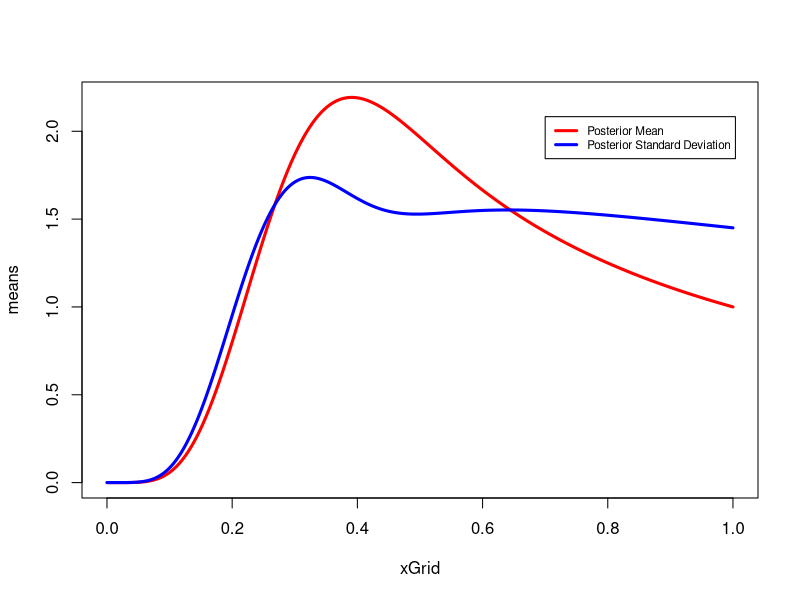
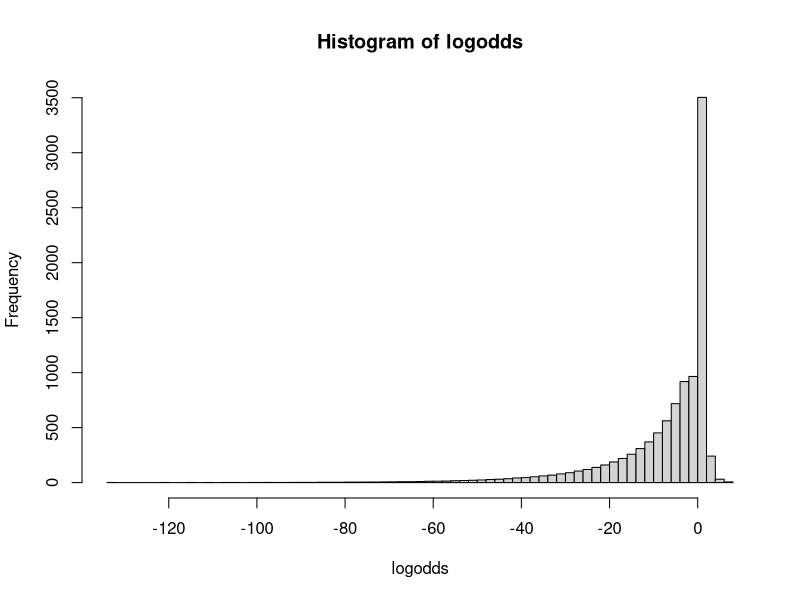
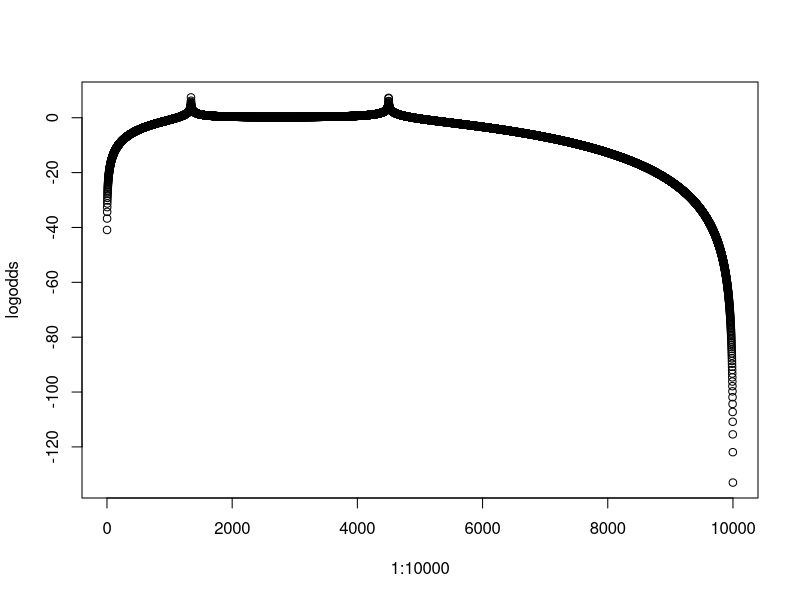

Reproduce these figures in R, in order.
## ---- chunk 1
knitr::opts_chunk$set(echo = TRUE)
knitr::opts_chunk$set(fig.width=9, fig.height = 4.1) 
library(tidyverse)
library(dplyr)
library(knitr)
RNGversion("3.6.2")
set.seed(12345)
## ---- chunk 2
# ---------------------------------------------------------
# 1a

a = b = 2
n = 20
s = 5
nDraws = 10000
#xGrid <- seq(0.001, 0.999, by=0.001)
#posterior = dbeta(xGrid, a+s, b+(n-s))

means <- c()
sds <- c()

set.seed(12345)

for(i in 1:nDraws){
  xGrid <- seq(1/nDraws, i/nDraws, by=1/nDraws)
  posterior = dbeta(xGrid, a+s, b+(n-s))
  means[i] <- mean(posterior)
  sds[i] <- sd(posterior)
  
  #at("\nNumber of Draws: ", i , "\nMean: ", mean(posterior), "\nStandard Deviation: ", sd(posterior))
}

cat("Number of Draws: ", nDraws , "\nPosterior Mean: ", means[nDraws], "\nPosterior Standard Deviation: ", sds[nDraws])

plot(xGrid, means, type = 'l', lwd = 3, col = "red")
lines(xGrid, sds, lwd = 3, col = "blue")
legend(x = max(xGrid)*0.70, y = 0.95*max(means), legend = c("Posterior Mean", "Posterior Standard Deviation"), col = c("red", "blue"), lwd = c(3,3), cex = 0.7)
## ---- chunk 3
# ---------------------------------------------------------
# 1b

xGrid <- seq(1/nDraws, nDraws/nDraws, by=1/nDraws)
posterior = pbeta(xGrid, a+s, b+(n-s)) # Ask for the difference between pbeta & dbeta

prob_03 <- posterior[posterior > 0.3]
prob <- length(prob_03)/nDraws

cat("The probability of theta being larger than 0.3 is: ", prob)
## ---- chunk 4
# ---------------------------------------------------------
# 1c

xGrid <- seq(1/nDraws, nDraws/nDraws, by=1/nDraws)
posterior = dbeta(xGrid, a+s, b+(n-s))

logodds <- c()

for(i in 1:length(posterior)){
  logodds[i] <- log(abs(posterior[i]/(1-posterior[i])))
}

hist(logodds, breaks = 100)
plot(1:10000,logodds)
density(logodds)
